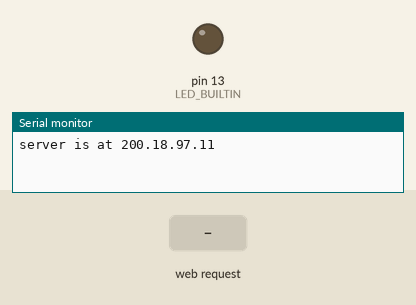
Recording of a sketch running on a simulated Arduino Uno, built for the host (arithmetic inside an expression is 32-bit, double 64-bit). On the bench: output pins drawn as LEDs (lit = HIGH), the last lines printed to the serial monitor. The test bench sets the inputs (shaded band). WiFi joins after 1.5 s; servers stay silent unless stated.

Above: at 1.2 s.
1.3 s: HTTP request GET /lighton received
At 1.7 s:
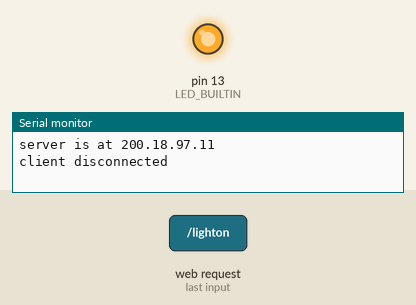
2.8 s: HTTP request GET /lightoff received
At 4.0 s:
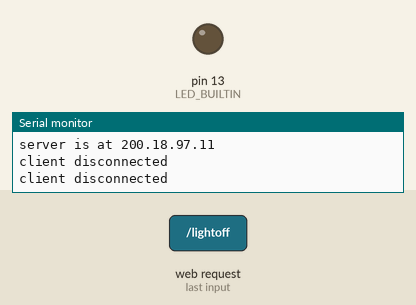
Timing chart, 0 to 5.8 s (numbered marks = the images above; inputs shaded):
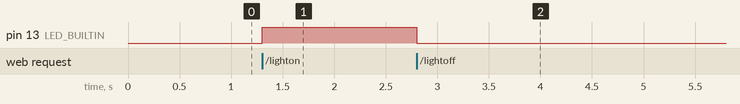

Measured:
- after the input at 1.3 s, pin 13 (LED_BUILTIN): LOW → HIGH at once
- after the input at 2.8 s, pin 13 (LED_BUILTIN): HIGH → LOW at once

The sketch:

class1.ino
```cpp
/*
  Web Server

 A simple web server that shows the value of the analog input pins.
 using an Arduino Wiznet Ethernet shield.

 Circuit:
 * Ethernet shield attached to pins 10, 11, 12, 13
 * Analog inputs attached to pins A0 through A5 (optional)

 created 18 Dec 2009
 by David A. Mellis
 modified 9 Apr 2012
 by Tom Igoe
 modified 02 Sept 2015
 by Arturo Guadalupi

 */

#include <SPI.h>
#include <Ethernet.h>
byte mac[] = {
  0xDE, 0xAD, 0xBE, 0xEF, 0xFE, 0xED
};
IPAddress ip(200, 18, 97, 11);
EthernetServer server(80);

void setup() {
  Serial.begin(9600);
  while (!Serial) {}
  Ethernet.begin(mac, ip);
  server.begin();
  Serial.print("server is at ");
  Serial.println(Ethernet.localIP());

  //DEFINE LED
  pinMode(LED_BUILTIN, OUTPUT);
}


void loop() {
  EthernetClient client = server.available();

  //GET HTTP PACKET
  String readString;
  if (client) {
    boolean currentLineIsBlank = true;
    while (client.connected()) {
      if (client.available()) {
        char c = client.read();

        // ?
        char b = c;

        //STORE PACKET
        if (readString.length() < 100) {
          readString += c;
        }

        //?
        c = b;

        //CHECK IF IT IS ON OR OFF
        if (readString.indexOf("lighton") > 0){
          digitalWrite(LED_BUILTIN, HIGH);
        }
        else if (readString.indexOf("lightoff") > 0){
          digitalWrite(LED_BUILTIN, LOW);
        }


        if (c == '\n' && currentLineIsBlank) {
          client.println("HTTP/1.1 200 OK");
          client.println("Content-Type: text/html");
          client.println("Connection: close");
          //client.println("Refresh: 5");  // refresh the page automatically every 5 sec
          client.println();
          client.println("<!DOCTYPE HTML>");
          client.println("<html>");
          client.println("<a href=\"?lighton\">TURN ON</a></br>");
          client.println("<a href=\"?lightoff\">TURN OFF</a>");
          client.println("</html>");
          break;
        }
        if (c == '\n') {
          currentLineIsBlank = true;
        } else if (c != '\r') {
          currentLineIsBlank = false;
        }
      }
    }

    delay(1);
    client.stop();
    Serial.println("client disconnected");
  }
}
```
